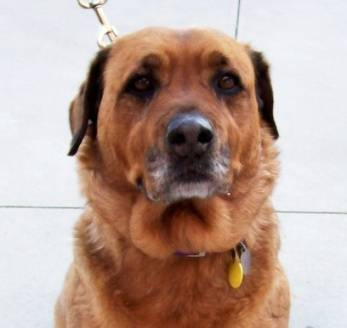
#> input picture dogs_00052.jpg, 347 x 328 px
$ python linear_example.py
#> lines starting #> are read from the running program, lines starting #| are printed output that depends on the picture; after the words box and inside, x2 and y2 are one past the last pixel; in counts of white or black regions, pixels touching at a corner belong together
import numpy as np
import cv2

labels = ["dog", "cat", "panda"]
np.random.seed(1)

# randomly initialize our weight matrix and bias vector -- in a *real* training and classification task, these parameters would
#be *learned* by our model, but for the sake of this example, let’s use random values

W = np.random.randn(3, 3072)
b = np.random.randn(3)

orig = cv2.imread("dogs_00052.jpg")
#> orig is the input picture: shape (328, 347, 3); mean B, G, R 149.7, 160.2, 184.8
image = cv2.resize(orig, (32,32)).flatten()
#> image = 3072 values, max 250 at index 125, min 0 at index 889, mean 164.4

scores = W.dot(image) + b
#> scores = [10299.3, 2469.9, -2197.5]

# loop over the scores + labels and display them
for (label, score) in zip(labels, scores):
    print("[INFO] {}: {:.2f}".format(label, score))
#> this loop made 3 passes
#> (label, score) on passes 1 to 3: ('dog', 10299.3), ('cat', 2469.9), ('panda', -2197.5)
#| [INFO] dog: 10299.26
#| [INFO] cat: 2469.86
#| [INFO] panda: -2197.53

cv2.putText(orig, "Label: {}".format(labels[np.argmax(scores)]), (10, 30), cv2.FONT_HERSHEY_SIMPLEX, 0.9, (255,0,0), 2)
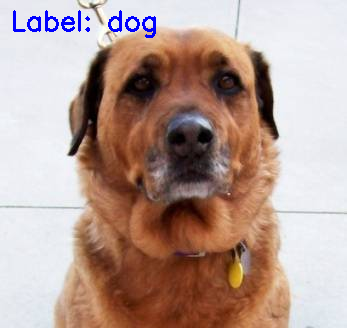
#> orig: shape (328, 347, 3); 0.89% of pixels changed, all inside (x1, y1, x2, y2) = (13, 10, 156, 38)

cv2.imshow("Image", orig)

cv2.waitKey(0)
